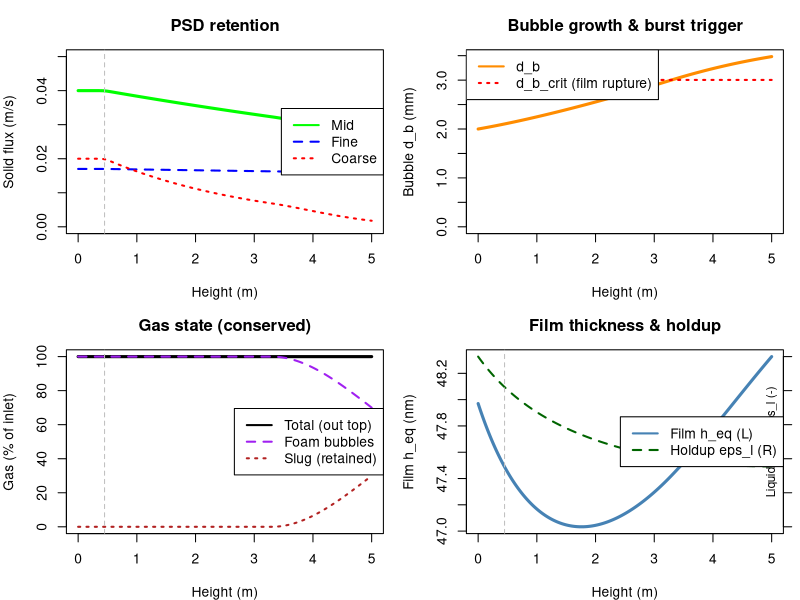

Write the R code that produced this figure.
library(deSolve)

# =====================================================================
# SCRIPT 1: PREFORMED-FOAM WASH COLUMN
#   decant pool (hindered settling) + plug foam + bubble population + gas state
#   + surfactant-driven film elasticity/drainage + T/P thermodynamic state
# =====================================================================
# Preformed, particle-loaded foam (no sparger) enters the base. Two zones split
# at the fixed decant depth H_pool. Properties (mu, rho_foam, d_p, d_b_in,
# d_sep) are passed down from the upstream unit.
#
# NEW in this version:
#  (1) HINDERED SETTLING (Richardson-Zaki) + KRIEGER-DOUGHERTY crowding: the
#      pool Stokes velocity is slowed by holdup, U = U_stokes * (1 - phi)^n_RZ,
#      AND by the local suspension viscosity. As liquid drains, solids
#      concentrate in the Plateau borders (local fraction eps_s/(eps_s+eps_l)),
#      so the effective viscosity mu_eff = mu(T) * (1 - phi_s/phi_smax)^(-2.5 phi_smax)
#      rises and further hinders settling. High local border viscosity is a real
#      retention mechanism, not just holdup.
#  (2) BUBBLE POPULATION: mean bubble size d_b(z) evolves by COALESCENCE
#      (grows, faster in dry/unstable foam) minus BREAKAGE (shear, restores
#      toward the inlet size). Coalescence is now damped by the SURFACTANT-set
#      film elasticity (see steps 1-3 below), not a hand-tuned constant.
#  (3) GAS STATE (no gas generated -- no sparger, no vent). Coalescence and
#      bubble bursting DO happen in the column, but the gas is NOT released
#      here: it stays in the column and is only let out in the DOWNSTREAM
#      open-atmosphere solids-concentration stage ("next up"). So the total
#      gas is CONSERVED and carried out the top -- what changes with height is
#      its STATE, not its amount. Bursting/coalescence convert dispersed foam
#      gas (J_g_foam) into large retained SLUG gas (J_g_slug); the slug gas
#      cannot escape until the next unit. Bursting still coarsens bubbles and
#      still dumps coarse particles (collapse loss tied to the burst rate).
#      Total gas out the top J_g_foam + J_g_slug == gas in the bottom.
#
# SURFACTANT / FILM CHAIN (de-lumps the old scalar film_stability):
#  step 1  Langmuir adsorption of c_surf -> surface excess Gamma; Szyszkowski
#          surface tension sigma(Gamma,T); Gibbs-Marangoni elasticity E_gibbs,
#          rolled off above the CMC by micelle buffering.
#  step 2  film_stability := E_gibbs / E_stab_ref  (normalized ~1 at baseline),
#          so surfactant type/dose -> elasticity -> coalescence & regime.
#  step 3  DRAINAGE is driven by the physical timescale tau_drain(mu(T),
#          surface mobility) toward an equilibrium holdup set by film stability,
#          replacing the hand-set tau_drain / eps_l_dry (now baseline anchors
#          scaled by dimensionless factors that are 1.0 at the baseline state).
#  T/P thermodynamic state: mu_cont(T) (Andrade), sigma(T), rho_gas(P,T) ideal
#          gas. Pressure sets gas density (and, upstream, d_b_in).
#
# States up z: Js_fine, Js_mid, Js_crs [m/s]; C_imp [%]; eps_l [-];
#              d_b [m]; J_g_foam, J_g_slug [m/s]; t_res [s].
# PLACEHOLDER kinetics calibrated to: residence ~1.5-2 h, top solids 3-7%.
# =====================================================================

GRAV <- 9.81

params <- c(
  H_total = 5.0, H_pool = 0.45, U_up = 8.0e-4,

  # --- UPSTREAM-PASSED PROPERTIES ---
  mu_cont = 2.0e-3, rho_liquid = 1050, rho_foam = 575, rho_p = 2500, rho_gas = 1.8,
  d_fine = 1.5e-5, d_mid = 8.0e-5, d_crs = 3.0e-4,
  d_b_in = 2.0e-3, d_sep = 4.5e-5, n_RZ = 4.65, phi_smax = 0.64,

  # --- FEED ---
  eps_l_in = 0.50, eps_s_in = 0.020, eps_g_in = 0.48,
  Js_fine_in = 0.017, Js_mid_in = 0.040, Js_crs_in = 0.020, C_imp_in = 100,

  # --- THERMODYNAMIC STATE (T/P) ---
  T_col = 298.15,         # column temperature [K]
  P_col = 1.5e5,          # column absolute pressure [Pa] (~1.5 bar; open-atmosphere is downstream)
  R_gas = 8.314,          # gas constant [J/mol/K]
  MW_gas = 0.029,         # gas molar mass [kg/mol]
  mu_ref = 2.0e-3,        # continuous-phase viscosity at T_ref [Pa s]
  T_ref = 298.15,         # reference temperature [K]
  E_visc = 1800,          # Andrade viscosity activation temp (B in exp(B/T)) [K]
  sigma_ref = 0.045,      # clean-solvent surface tension at T_ref [N/m]
  dsigma_dT = -1.5e-4,    # surface tension temperature coefficient [N/m/K]

  # --- SURFACTANT (step 1) ---
  c_surf = 5.0,           # bulk surfactant concentration [mol/m^3]
  Gamma_inf = 4.0e-6,     # Langmuir plateau surface excess [mol/m^2]
  K_ads = 2.0,            # Langmuir adsorption constant [m^3/mol]
  cmc = 6.0,              # critical micelle concentration [mol/m^3]
  K_mic = 1.0,            # micelle-buffering coeff above CMC [-]
  mu_surf = 1.0e-6,       # surface (dilational) viscosity [N s/m]
  mu_surf_ref = 1.0e-6,   # reference surface viscosity (mobility=1 at baseline) [N s/m]

  # --- FILM ELASTICITY -> STABILITY (step 2) ---
  E_stab_ref = 0.099,     # Gibbs elasticity that maps to film_stability = 1 [N/m]

  # --- FILM DRAINAGE (physical; step 3) ---
  eps_l_dry = 0.15,       # baseline equilibrium holdup anchor [-]
  tau_drain = 2000,       # baseline drainage timescale anchor [s]
  hold_exp = 0.6,         # sensitivity of equilibrium holdup to film stability [-]
  eps_g_pack = 0.74, blend_wz = 0.03,

  # --- FILM THICKNESS / PLATEAU-BORDER GEOMETRY (wired into drainage/holdup) ---
  A_ham = 1.0e-20,        # Hamaker constant [J]
  lambda_D = 1.0e-8,      # Debye length [m]
  Pi_charge = 1.0e4,      # electrostatic disjoining-pressure scale (x coverage) [Pa]
  c_pb = 0.20,            # Plateau-border radius coeff: r_pb = c_pb*d_b*sqrt(eps_l) [-]
  p_perm = 2.0,           # border-drainage permeability exponent (drainage ~ r_pb^2) [-]
  r_pb_ref = 2.69e-4,     # reference border radius (tau normalizer; baseline foam-zone mean) [m]
  h_eq_ref = 4.195e-8,    # reference equilibrium film thickness (holdup normalizer; baseline) [m]
  q_film = 0.5,           # equilibrium-holdup sensitivity to film thickness [-]

  # --- BUBBLE POPULATION (coalescence - breakage) ---
  K_coal = 1.3e-4,        # coalescence coeff [1/s] (grows d_b)
  K_break = 1.2e-4,       # breakage coeff [1/s] (restores toward d_b_in)
  # --- BURST TRIGGER (film rupture -> foam gas becomes slug) ---
  d_b_burst = 3.0e-3,     # baseline critical burst size (at baseline film state) [m]
  K_burst = 1.4e-3,       # burst-rate coeff [1/s] (foam->slug conversion, not a vent)
  a_fs = 1.0,             # critical-size sensitivity to film stability (elasticity) [-]
  a_sig = 1.0,            # critical-size sensitivity to surface tension [-]
  sigma_ref_film = 0.02122, # baseline film surface tension (normalizer) [N/m]
  n_visc = 1.0,           # burst sensitivity to viscosity (drainage speed) [-]
  mu_drain_ref = 2.0e-3,  # fixed reference viscosity for burst normalization [Pa s]
  k_armor = 2.0,          # solids-armoring stabilization (local content) [-]
  k_bridge = 0.5,         # coarse-particle film-bridging destabilization (local size) [-]
  K_bsink = 0.15,         # burst-driven mean-d_b reduction (removes coarsest bubbles) [-]
  d_b_cap = 2.0e-2,       # d_b cap used in border geometry (h_eq robustness) [m]
  h_eq_max = 2.0e-7,      # cap on reported equilibrium film thickness [m]
  k_wet = 0.06,           # collapse-wetting efficiency: bursting foam -> wetter holdup [-]

  # --- OSTWALD RIPENING (diagnostic only; not a dynamic term -- see report) ---
  k_perm_film = 1.0e-5,   # surfactant-film gas permeability [m/s] (very uncertain)
  He_gas = 0.03,          # dimensionless gas solubility (Ostwald coefficient) [-]

  # --- WASH ---
  wash_ratio = 0.5, k_drainage = 1.8e-3, channel_cv = 0.35, d_b_ref = 2.0e-3,

  # --- PARTICLE LOSS ---
  k_det_fine = 1.2e-5, k_det_mid = 6.0e-5, k_det_crs = 3.0e-4,   # detachment [1/s]
  k_burstloss_fine = 0.05, k_burstloss_mid = 0.30, k_burstloss_crs = 2.0, # burst dumps [-]

  # --- REGIME (film_stability is DERIVED from surfactant; see derive_state_props) ---
  film_stability = 1.0, load_sens = 1.0, plug_crit = 1.0
)

stokes  <- function(dRho, d, mu) dRho * GRAV * d^2 / (18 * mu)
rho_agg <- function(dp, db, rp, rg) (rp*dp^3 + rg*db^3) / (dp^3 + db^3)

# --- THERMODYNAMIC + SURFACTANT DERIVATION (steps 1-3, T/P) ----------------
# Turns raw inputs (T, P, surfactant, surface viscosity) into the effective
# closures the ODE uses. All dimensionless factors are 1.0 at the baseline
# state, so the baseline reproduces the previously calibrated column exactly.
derive_state_props <- function(p) {
  Tk <- p[["T_col"]]

  # T/P thermodynamic state
  mu_T      <- p[["mu_ref"]] * exp(p[["E_visc"]] * (1/Tk - 1/p[["T_ref"]]))   # Andrade
  rho_gas_T <- p[["P_col"]] * p[["MW_gas"]] / (p[["R_gas"]] * Tk)             # ideal gas
  sigma0_T  <- p[["sigma_ref"]] + p[["dsigma_dT"]] * (Tk - p[["T_ref"]])      # clean-solvent sigma(T)

  # step 1: Langmuir adsorption (monomer activity capped at the CMC)
  c_eff  <- min(p[["c_surf"]], p[["cmc"]])
  theta  <- p[["K_ads"]] * c_eff / (1 + p[["K_ads"]] * c_eff)
  theta  <- min(theta, 0.995)                              # keep sigma/E finite
  Gamma  <- p[["Gamma_inf"]] * theta
  sigma  <- sigma0_T + p[["R_gas"]] * Tk * p[["Gamma_inf"]] * log(1 - theta)  # Szyszkowski
  # Gibbs-Marangoni elasticity with micelle buffering above the CMC
  micelle_buffer <- 1 / (1 + p[["K_mic"]] * max(0, p[["c_surf"]] - p[["cmc"]]) / p[["cmc"]])
  E_gibbs <- p[["R_gas"]] * Tk * p[["Gamma_inf"]] * theta / (1 - theta) * micelle_buffer

  # step 2: elasticity -> film_stability (normalized ~1 at baseline)
  film_stab <- E_gibbs / p[["E_stab_ref"]]

  # step 3: drainage. Surface mobility (rigid/high surface viscosity -> slower).
  mobility      <- 0.5 * (1 + p[["mu_surf"]] / p[["mu_surf_ref"]])
  tau_drain_eff <- p[["tau_drain"]] * (mu_T / p[["mu_ref"]]) * mobility        # thicker/rigid -> slower

  # FILM THICKNESS -> EQUILIBRIUM HOLDUP: the foam stops draining where the
  # disjoining pressure the films can support balances the Plateau-border
  # capillary suction. Evaluate that balance at reference border geometry to
  # get the equilibrium film thickness h_eq_dry, and let a thicker equilibrium
  # film (stronger disjoining / lower sigma) hold a wetter foam. Normalized to
  # 1.0 at the baseline state, so the baseline equilibrium holdup is unchanged.
  r_pb_dry  <- p[["c_pb"]] * p[["d_b_in"]] * sqrt(p[["eps_l_dry"]])            # ref border radius
  P_c_dry   <- sigma / r_pb_dry                                               # capillary suction [Pa]
  Pi_e      <- p[["Pi_charge"]] * theta                                       # electrostatic scale [Pa]
  h_eq_dry  <- p[["lambda_D"]] * log(max(Pi_e / P_c_dry, 1 + 1e-9))           # eq film thickness [m]
  film_wet  <- h_eq_dry / p[["h_eq_ref"]]                                     # ~1 at baseline
  eps_l_dry_eff <- min(p[["eps_l_in"]],
                       p[["eps_l_dry"]] * film_stab^p[["hold_exp"]] * film_wet^p[["q_film"]])

  # overrides consumed by the ODE
  p[["mu_cont"]]        <- mu_T
  p[["rho_gas"]]        <- rho_gas_T
  p[["film_stability"]] <- film_stab
  p[["tau_drain"]]      <- tau_drain_eff
  p[["eps_l_dry"]]      <- eps_l_dry_eff

  # derived reporting quantities
  c(p, sigma_film = sigma, E_gibbs = E_gibbs, Gamma_surf = Gamma, theta_cov = theta,
       mu_cont_T = mu_T, mobility = mobility, h_eq_dry = h_eq_dry, film_wet = film_wet)
}

column_model_psd <- function(z, state, parameters) {
  with(as.list(c(state, parameters)), {

    load_rel <- (Js_fine + Js_mid + Js_crs) / (Js_fine_in + Js_mid_in + Js_crs_in)
    eps_s    <- eps_s_in * load_rel
    eps_g    <- 1 - eps_l - eps_s
    U <- U_up
    dt_res <- 1 / U
    foam_frac <- 1 / (1 + exp(-(z - H_pool) / blend_wz))

    # (1) KRIEGER-DOUGHERTY local viscosity: solids concentrated in the drained
    # border liquid raise the effective viscosity that resists settling.
    phi_cond <- eps_s / (eps_s + eps_l)                              # solids fraction in border liquid
    mu_eff   <- mu_cont * (1 - min(phi_cond, 0.999*phi_smax)/phi_smax)^(-2.5*phi_smax)

    # FILM THICKNESS / PLATEAU-BORDER GEOMETRY (local). d_b is bounded (d_b_cap)
    # in the geometry so a runaway mean diameter cannot make the border curvature
    # (and h_eq) blow up -- the burst d_b-sink below keeps d_b physical anyway.
    d_b_eff <- min(d_b, d_b_cap)
    r_pb   <- c_pb * d_b_eff * sqrt(max(eps_l, 1e-3))                # border radius [m]
    P_cap  <- sigma_film / r_pb                                      # capillary suction [Pa]
    Pi_bar <- Pi_charge * theta_cov                                  # disjoining barrier [Pa]
    h_eq   <- min(lambda_D * log(max(Pi_bar / P_cap, 1 + 1e-9)), h_eq_max)  # eq film thickness [m]

    # (2) BUBBLE POPULATION: coalescence (dry/unstable -> faster) - breakage
    coal_rate <- K_coal * (eps_g / eps_g_pack) / film_stability     # [1/s]

    # (3) BURST TRIGGER = FILM RUPTURE. The critical burst size is set by film
    # physics: weak films (low Gibbs elasticity) or high surface tension thin the
    # films and let smaller bubbles rupture, so d_b_crit shrinks -> burst sooner.
    # Rate is modulated by drainage speed (viscosity) and particle effects:
    #   - viscosity  : higher mu -> slower film drainage -> LESS burst
    #   - solids content : particles armor the film -> LESS burst
    #   - coarse-particle size : large particles bridge/rupture the film -> MORE burst
    d_b_crit <- d_b_burst * film_stability^a_fs * (sigma_ref_film / sigma_film)^a_sig
    M_visc   <- (mu_drain_ref / mu_cont)^n_visc                      # low mu -> faster drainage -> more burst
    M_armor  <- 1 / (1 + k_armor * phi_cond)                        # solids content armors film
    M_bridge <- 1 + k_bridge * (d_crs / max(d_b, d_b_in)) * (eps_s / eps_s_in)  # coarse bridging
    burst_rate <- K_burst * max(0, d_b - d_b_crit) / d_b_in * M_visc * M_armor * M_bridge

    # bursting removes the coarsest bubbles -> pulls the mean d_b back down, so
    # coarsening self-limits (bubbles burst before growing without bound).
    dd_b <- (coal_rate * d_b - K_break * (d_b - d_b_in) - K_bsink * burst_rate * d_b) / U

    burst_flux <- burst_rate * J_g_foam / U
    dJ_g_foam <- -burst_flux                                         # dispersed foam gas
    dJ_g_slug <-  burst_flux                                         # retained slug gas (out the top)

    # DRAINAGE: liquid drains through the Plateau-border network, whose
    # permeability scales with r_pb^2 -> wider borders (bigger bubbles / wetter
    # foam) drain FASTER. tau_local = tau_drain * (r_pb_ref/r_pb)^p_perm.
    # GAS -> HOLDUP: bursting collapses foam structure, so the freed film liquid
    # concentrates and the collapsing foam gets WETTER (source ~ burst x gas
    # present), counter-balanced by drainage -> bursting zones sit wetter.
    tau_local  <- tau_drain * (r_pb_ref / r_pb)^p_perm
    wet_source <- k_wet * burst_rate * eps_g                        # collapse wetting [1/s]
    deps_l <- (-(eps_l - eps_l_dry) / tau_local + wet_source) / U

    # (1) POOL decant with HINDERED settling (Richardson-Zaki) + KD viscosity
    phi <- 1 - eps_g                                                 # condensed holdup
    U_settle_sep <- stokes(rho_liquid - rho_foam, d_sep, mu_eff) * (1 - phi)^n_RZ
    dCimp_pool <- -(U_settle_sep / H_pool) * C_imp

    # POOL particle settling (aggregate; uses current d_b and crowded mu_eff)
    settle_loss <- function(dp) {
      d_agg <- (dp^3 + d_b^3)^(1/3)
      Uset  <- stokes(rho_agg(dp, d_b, rho_p, rho_gas) - rho_liquid, d_agg, mu_eff) * (1 - phi)^n_RZ
      max(0, Uset) / H_pool
    }
    sl_fine <- settle_loss(d_fine); sl_mid <- settle_loss(d_mid); sl_crs <- settle_loss(d_crs)

    # FOAM particle loss: detachment + BURST-driven collapse (dumps coarse)
    lf_fine <- k_det_fine + k_burstloss_fine * burst_rate
    lf_mid  <- k_det_mid  + k_burstloss_mid  * burst_rate
    lf_crs  <- k_det_crs  + k_burstloss_crs  * burst_rate

    dJs_fine <- -Js_fine * ((1-foam_frac)*sl_fine + foam_frac*lf_fine) / U
    dJs_mid  <- -Js_mid  * ((1-foam_frac)*sl_mid  + foam_frac*lf_mid ) / U
    dJs_crs  <- -Js_crs  * ((1-foam_frac)*sl_crs  + foam_frac*lf_crs ) / U

    # FOAM washing (channeling scales with current bubble size)
    flow_cv         <- 4 * channel_cv * (d_b / d_b_ref)
    Wash_Efficiency <- 1 / (1 + flow_cv^2)
    dCimp_foam <- -k_drainage * Wash_Efficiency * (wash_ratio/(wash_ratio+1)) * C_imp
    dCimp <- ((1-foam_frac)*dCimp_pool + foam_frac*dCimp_foam) / U

    list(c(dJs_fine, dJs_mid, dJs_crs, dCimp, deps_l, dd_b, dJ_g_foam, dJ_g_slug, dt_res),
         h_eq = h_eq, r_pb = r_pb, tau_local = tau_local,
         d_b_crit = d_b_crit, burst_rate = burst_rate)
  })
}

# --- helpers ---------------------------------------------------------------
regime_of <- function(z, load_rel, p) {
  if (z < p[["H_pool"]]) return("pool")
  idx <- p[["film_stability"]] / (p[["load_sens"]] * load_rel)
  if (idx >= p[["plug_crit"]]) "plug" else "snowglobe"
}
solve_column <- function(p) {
  s0 <- c(Js_fine=p[["Js_fine_in"]], Js_mid=p[["Js_mid_in"]], Js_crs=p[["Js_crs_in"]],
          C_imp=p[["C_imp_in"]], eps_l=p[["eps_l_in"]], d_b=p[["d_b_in"]],
          J_g_foam=p[["eps_g_in"]]*p[["U_up"]], J_g_slug=0, t_res=0)
  z <- seq(0, p[["H_total"]], by = 0.02)
  out <- as.data.frame(ode(s0, z, column_model_psd, p)); names(out)[1] <- "z"
  lr <- (out$Js_fine+out$Js_mid+out$Js_crs)/(p[["Js_fine_in"]]+p[["Js_mid_in"]]+p[["Js_crs_in"]])
  out$J_g_total <- out$J_g_foam + out$J_g_slug     # conserved: carried out the top
  out$eps_s <- p[["eps_s_in"]]*lr
  out$eps_g <- 1 - out$eps_l - out$eps_s
  out$solids_pct <- 100*out$eps_s/(out$eps_s+out$eps_l)
  out$regime <- vapply(seq_len(nrow(out)), function(i) regime_of(out$z[i], lr[i], p), character(1))
  out
}

# --- solve + report --------------------------------------------------------
dpar    <- derive_state_props(params)     # T/P + surfactant -> effective closures
out_psd <- solve_column(dpar)
t_pool <- approx(out_psd$z, out_psd$t_res, dpar[["H_pool"]])$y
t_tot  <- out_psd$t_res[nrow(out_psd)]
Jg_in  <- dpar[["eps_g_in"]]*dpar[["U_up"]]; Jg_out <- out_psd$J_g_total[nrow(out_psd)]
top <- out_psd[nrow(out_psd),]; ini <- out_psd[1,]

cat(sprintf("Thermo: T %.1f K, P %.2f bar | mu(T) %.2f mPa.s, rho_gas %.2f kg/m3, sigma %.1f mN/m\n",
            dpar[["T_col"]], dpar[["P_col"]]/1e5, dpar[["mu_cont"]]*1e3, dpar[["rho_gas"]], dpar[["sigma_film"]]*1e3))
cat(sprintf("Surfactant: c %.1f mol/m3 (CMC %.1f) -> coverage %.2f, Gibbs E %.0f mN/m -> film_stability %.2f\n",
            dpar[["c_surf"]], dpar[["cmc"]], dpar[["theta_cov"]], dpar[["E_gibbs"]]*1e3, dpar[["film_stability"]]))

# Film thickness / Plateau-border geometry (wired into drainage + holdup)
cat(sprintf("Film: eq. thickness h %.0f nm (sets holdup, wet-factor %.2f) | border r_pb %.0f->%.0f um up z\n",
            dpar[["h_eq_dry"]]*1e9, dpar[["film_wet"]], ini$r_pb*1e6, top$r_pb*1e6))
cat(sprintf("      drainage tau %.0f->%.0f s up z (wider borders drain faster) | eq. holdup %.3f\n",
            ini$tau_local, top$tau_local, dpar[["eps_l_dry"]]))

cat(sprintf("Bubble size d_b: inlet %.2f mm -> top %.2f mm (coalescence, burst-limited)\n",
            dpar[["d_b_in"]]*1e3, top$d_b*1e3))
d_b_crit0 <- dpar[["d_b_burst"]] * dpar[["film_stability"]]^dpar[["a_fs"]] *
             (dpar[["sigma_ref_film"]]/dpar[["sigma_film"]])^dpar[["a_sig"]]
cat(sprintf("Burst trigger: film-rupture critical size d_b_crit %.2f mm (film_stab %.2f, sigma %.1f mN/m)\n",
            d_b_crit0*1e3, dpar[["film_stability"]], dpar[["sigma_film"]]*1e3))
cat(sprintf("GAS balance (conserved, no vent): in %.2e -> out %.2e m/s => carried out top %.0f%%\n",
            Jg_in, Jg_out, 100*Jg_out/Jg_in))
cat(sprintf("  gas state at top: foam bubbles %.0f%% + retained slug %.0f%% (slug released next unit up)\n",
            100*top$J_g_foam/Jg_in, 100*top$J_g_slug/Jg_in))
cat(sprintf("Residence: pool %.2f h + foam %.2f h = %.2f h\n",
            t_pool/3600, (t_tot-t_pool)/3600, t_tot/3600))
cat(sprintf("Solids: inlet %.1f%% -> top %.1f%% | plug %.0f%%\n",
            ini$solids_pct, top$solids_pct, 100*mean(out_psd$regime=="plug")))
cat(sprintf("Retention: fine=%.0f%% mid=%.0f%% coarse=%.0f%% | impurity %.0f->%.1f%%\n",
            100*top$Js_fine/ini$Js_fine, 100*top$Js_mid/ini$Js_mid,
            100*top$Js_crs/ini$Js_crs, ini$C_imp, top$C_imp))

# =====================================================================
# MASS BALANCE / CONSISTENCY CHECK
# Each solid flux Js is a superficial throughput [m/s]; in - out = losses by
# construction, so this both closes the balance and splits WHERE solids go
# (pool settling below H_pool vs foam detachment/burst above it).
# =====================================================================
cat("\n--- MASS BALANCE ---\n")
# (a) gas: foam + slug must equal the inlet gas flux (no source/sink)
gas_resid <- (top$J_g_foam + top$J_g_slug - Jg_in) / Jg_in
cat(sprintf("Gas: J_foam+J_slug = %.4e vs inlet %.4e  => closure error %.2e (should be ~0)\n",
            top$J_g_foam + top$J_g_slug, Jg_in, gas_resid))
# (b) solids per class, split pool (z<H_pool) vs foam (z>=H_pool)
solid_bal <- function(nm) {
  Jin  <- ini[[nm]]; Jtop <- top[[nm]]
  Jhp  <- approx(out_psd$z, out_psd[[nm]], dpar[["H_pool"]])$y
  pool <- (Jin - Jhp) / Jin; foam <- (Jhp - Jtop) / Jin; ret <- Jtop / Jin
  cat(sprintf("  %-5s retained %5.1f%% | lost: pool-settle %5.1f%% + foam(detach/burst) %5.1f%% | closure %+.1e\n",
              sub("Js_", "", nm), 100*ret, 100*pool, 100*foam, ret + pool + foam - 1))
  c(ret = ret, pool = pool, foam = foam)
}
invisible(lapply(c("Js_fine", "Js_mid", "Js_crs"), solid_bal))
tot_in  <- ini$Js_fine + ini$Js_mid + ini$Js_crs
tot_top <- top$Js_fine + top$Js_mid + top$Js_crs
cat(sprintf("  TOTAL solids retained %.1f%% / lost %.1f%%\n", 100*tot_top/tot_in, 100*(1-tot_top/tot_in)))
# (c) liquid holdup balance: inlet vs carried out the top; net = drained to pool
liq_drained <- (ini$eps_l - top$eps_l) / ini$eps_l
cat(sprintf("Liquid: holdup %.3f (in) -> %.3f (top); net drained to pool %.0f%% of inlet liquid\n",
            ini$eps_l, top$eps_l, 100*liq_drained))
# (d) impurity removed
cat(sprintf("Impurity: %.0f%% removed (washed), %.0f%% carried over\n",
            100*(ini$C_imp - top$C_imp)/ini$C_imp, 100*top$C_imp/ini$C_imp))

# =====================================================================
# OSTWALD RIPENING DIAGNOSTIC (is disproportionation worth modelling?)
# Compare the ripening time-scale to residence and to the coalescence time.
# tau_OR ~ (d_b/6) / (k_perm * He * dP/P), dP = 4*sigma/d_b (Laplace).
# =====================================================================
db_ripe   <- top$d_b
dP_lap    <- 4 * dpar[["sigma_film"]] / db_ripe
tau_OR    <- (db_ripe / 6) / (dpar[["k_perm_film"]] * dpar[["He_gas"]] * dP_lap / dpar[["P_col"]])
coal_rate_top <- dpar[["K_coal"]] * ((1 - top$eps_l - top$eps_s) / dpar[["eps_g_pack"]]) / dpar[["film_stability"]]
tau_coal  <- 1 / coal_rate_top
cat(sprintf("\n--- OSTWALD RIPENING CHECK ---\n"))
cat(sprintf("tau_ripen ~ %.2f h  vs  residence %.2f h  vs  coalescence %.2f h\n",
            tau_OR/3600, t_tot/3600, tau_coal/3600))
cat(sprintf("=> ripening is %s (Da_ripen = residence/tau_ripen = %.2f; add it only if >~0.3)\n",
            ifelse(t_tot/tau_OR > 0.3, "SIGNIFICANT - consider adding (needs a size distribution)",
                   "negligible vs coalescence/residence - skip for now"), t_tot/tau_OR))

# =====================================================================
# PLOTS
# =====================================================================
par(mfrow = c(2, 2), mar = c(4, 4, 3, 1))
plot(out_psd$z, out_psd$Js_mid, type="l", col="green", lwd=3, ylim=c(0,0.05),
     ylab="Solid flux (m/s)", xlab="Height (m)", main="PSD retention")
lines(out_psd$z, out_psd$Js_fine, col="blue", lwd=2, lty=2)
lines(out_psd$z, out_psd$Js_crs,  col="red",  lwd=2, lty=3)
abline(v=dpar[["H_pool"]], col="gray", lty=2)
legend("right", legend=c("Mid","Fine","Coarse"), col=c("green","blue","red"), lty=c(1,2,3), lwd=2)

plot(out_psd$z, out_psd$d_b*1e3, type="l", col="darkorange", lwd=3,
     ylim=c(0, max(out_psd$d_b*1e3, out_psd$d_b_crit*1e3)),
     ylab="Bubble d_b (mm)", xlab="Height (m)", main="Bubble growth & burst trigger")
lines(out_psd$z, out_psd$d_b_crit*1e3, col="red", lwd=2, lty=3)
legend("topleft", legend=c("d_b","d_b_crit (film rupture)"),
       col=c("darkorange","red"), lty=c(1,3), lwd=2)

plot(out_psd$z, out_psd$J_g_total/Jg_in*100, type="l", col="black", lwd=3, ylim=c(0,100),
     ylab="Gas (% of inlet)", xlab="Height (m)", main="Gas state (conserved)")
lines(out_psd$z, out_psd$J_g_foam/Jg_in*100, col="purple",    lwd=2, lty=2)
lines(out_psd$z, out_psd$J_g_slug/Jg_in*100, col="firebrick", lwd=2, lty=3)
abline(v=dpar[["H_pool"]], col="gray", lty=2)
legend("right", legend=c("Total (out top)","Foam bubbles","Slug (retained)"),
       col=c("black","purple","firebrick"), lty=c(1,2,3), lwd=2)

# Film thickness (wired into drainage/holdup) + liquid holdup
plot(out_psd$z, out_psd$h_eq*1e9, type="l", col="steelblue", lwd=3,
     ylab="Film h_eq (nm)", xlab="Height (m)", main="Film thickness & holdup")
par(new=TRUE)
plot(out_psd$z, out_psd$eps_l, type="l", col="darkgreen", lwd=2, lty=2,
     axes=FALSE, xlab="", ylab="", ylim=c(0, max(out_psd$eps_l)))
axis(4); mtext("Liquid holdup eps_l (-)", side=4, line=-1.3, cex=0.7)
abline(v=dpar[["H_pool"]], col="gray", lty=2)
legend("right", legend=c("Film h_eq (L)","Holdup eps_l (R)"),
       col=c("steelblue","darkgreen"), lty=c(1,2), lwd=2)
